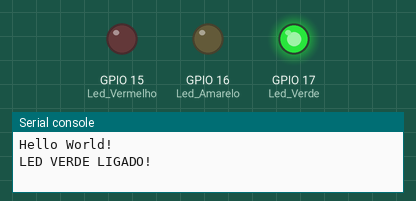
This program was run on a simulated ESP32 board running MicroPython. Shown: output pins drawn as LEDs (lit = HIGH), the last lines printed to the serial console. Wiring (from the project's diagram.json): red LED on GPIO 15, yellow LED on GPIO 16, green LED on GPIO 17.

Above: at 10.0 s.
At 20.2 s:
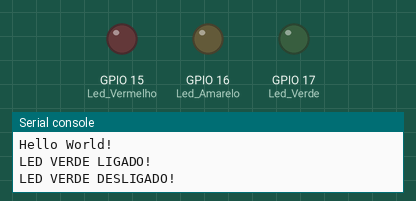
At 25.5 s:
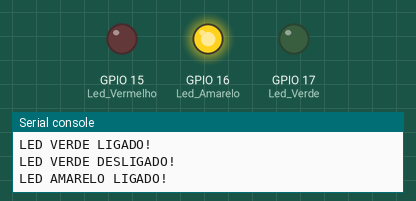
At 34.5 s:
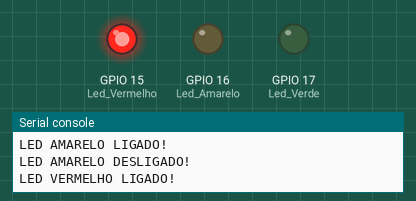
Timing chart, 0 to 50.1 s (numbered marks = the images above):
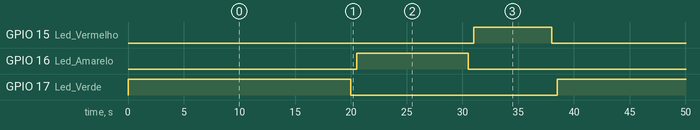

The program:

main.py
```python
from machine import Pin
from utime import sleep

print("Hello World!")

Led_Vermelho = Pin(15, Pin.OUT)
Led_Amarelo = Pin(16, Pin.OUT)
Led_Verde = Pin(17, Pin.OUT)

while True:
    Led_Verde.on()
    print("LED VERDE LIGADO!")
    sleep(20)
    Led_Verde.off()
    print("LED VERDE DESLIGADO!")

    sleep(0.5)

    Led_Amarelo.on()
    print("LED AMARELO LIGADO!")
    sleep(10)
    Led_Amarelo.off()
    print("LED AMARELO DESLIGADO!")

    sleep(0.5)

    Led_Vermelho.on()
    print("LED VERMELHO LIGADO!")
    sleep(7)
    Led_Vermelho.off()
    print("LED VERMELHO DESLIGADO!")

    sleep(0.5)
```

Measured:
- by itself, GPIO 15 (Led_Vermelho): alternates HIGH for 7.0 s and LOW for 31.5 s
- by itself, GPIO 16 (Led_Amarelo): alternates HIGH for 10.0 s and LOW for 28.5 s
- by itself, GPIO 17 (Led_Verde): alternates HIGH for 20.0 s and LOW for 18.5 s
